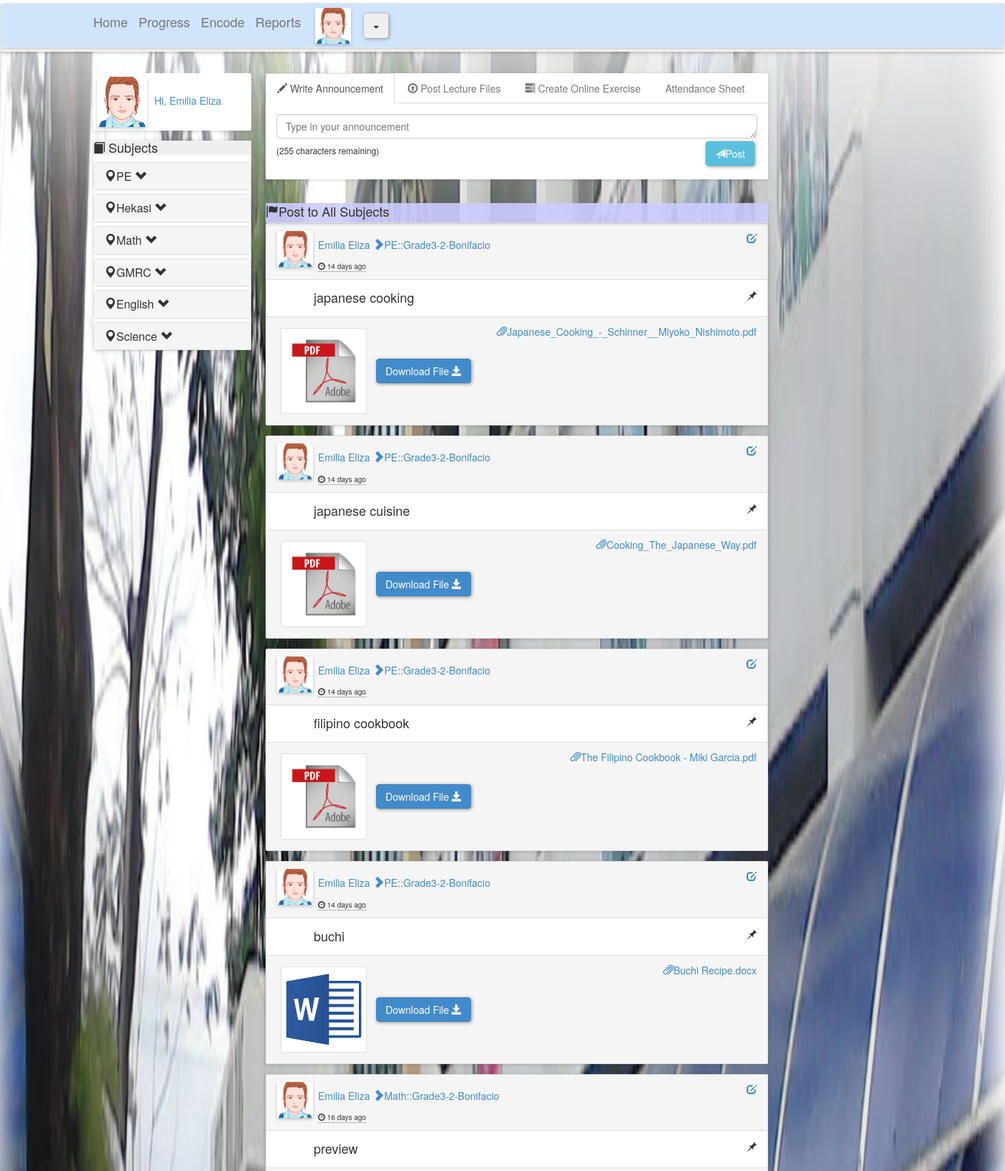
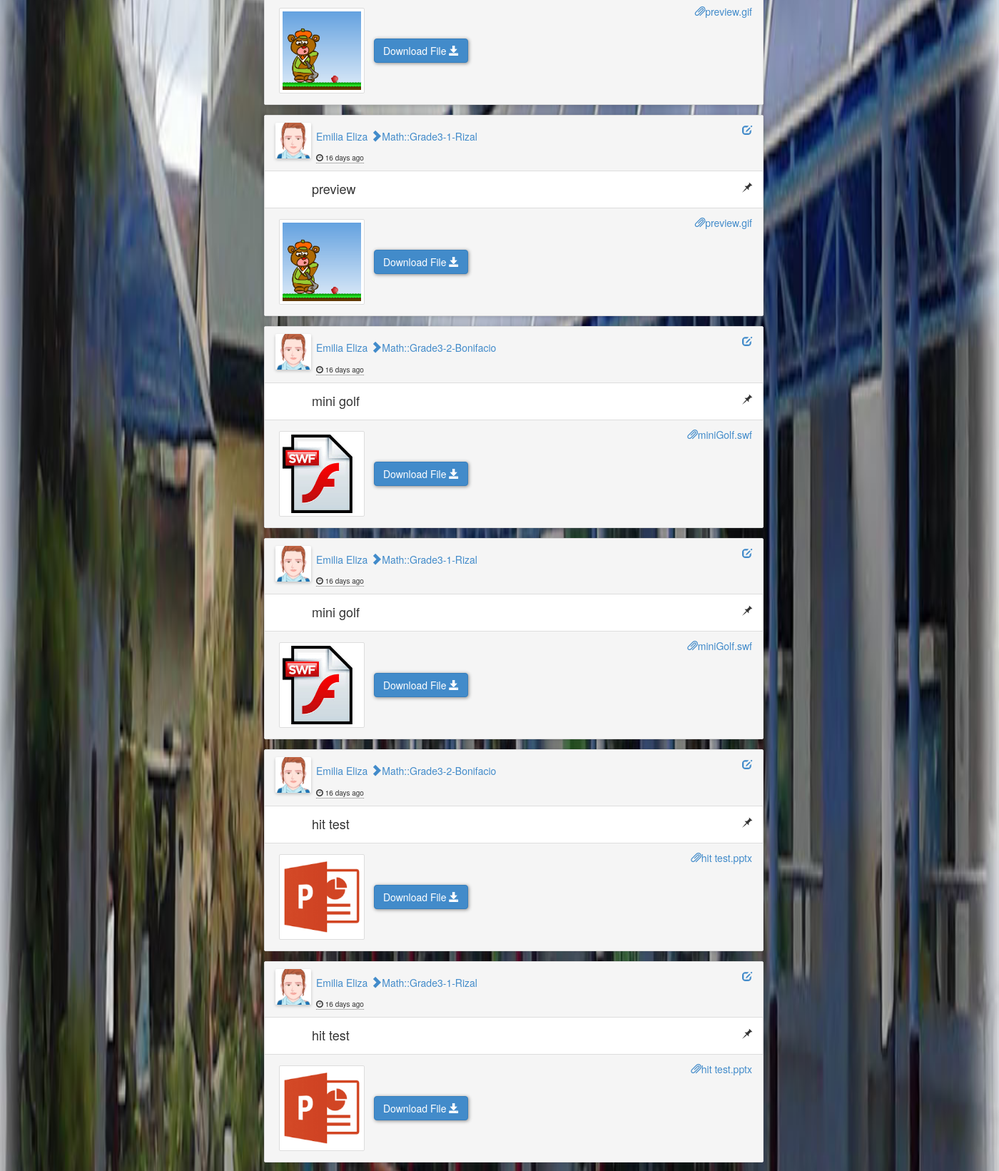
The app's page /index.php?r=lss&ss (signed in, upper part) with its own data (2 pictures, top to bottom).
### tables this page shows
CREATE TABLE `subject_` (
  `subjectID` varchar(8) NOT NULL,
  `subject_title` varchar(20) DEFAULT NULL,
  PRIMARY KEY (`subjectID`)
);

CREATE TABLE `grade_level` (
  `levelID` varchar(5) NOT NULL,
  `level_description` varchar(10) DEFAULT NULL,
  PRIMARY KEY (`levelID`)
);

CREATE TABLE `section` (
  `class_rec_no` varchar(10) NOT NULL,
  `sectionNo` varchar(2) DEFAULT NULL,
  `section_name` varchar(20) DEFAULT NULL,
  `sched_days` varchar(7) DEFAULT NULL,
  `sched_start_time` time DEFAULT NULL,
  `sched_end_time` time DEFAULT NULL,
  `subjectID` varchar(8) DEFAULT NULL,
  `teacherID` varchar(16) DEFAULT NULL,
  `levelID` varchar(5) DEFAULT NULL,
  `roomNo` varchar(10) DEFAULT NULL,
  PRIMARY KEY (`class_rec_no`),
  KEY `PK_section1` (`sectionNo`,`section_name`),
  KEY `FK_section3` (`teacherID`),
  KEY `FK_section4` (`subjectID`),
  KEY `FK_section5` (`levelID`),
  KEY `FK_section6` (`roomNo`),
  CONSTRAINT `FK_section3` FOREIGN KEY (`teacherID`) REFERENCES `teacher` (`teacherID`),
  CONSTRAINT `FK_section4` FOREIGN KEY (`subjectID`) REFERENCES `subject_` (`subjectID`),
  CONSTRAINT `FK_section5` FOREIGN KEY (`levelID`) REFERENCES `grade_level` (`levelID`),
  CONSTRAINT `FK_section6` FOREIGN KEY (`roomNo`) REFERENCES `room` (`roomNo`),
  CONSTRAINT `PK_section1` FOREIGN KEY (`sectionNo`, `section_name`) REFERENCES `section_list` (`sectionNo`, `section_name`)
);

CREATE TABLE `announcement_lecture` (
  `date_created` datetime NOT NULL,
  `messageorfile_caption` varchar(255) DEFAULT NULL,
  `file_path` varchar(200) DEFAULT NULL,
  `file_name` varchar(100) DEFAULT NULL,
  PRIMARY KEY (`date_created`)
);

### model/announcement_lecture.php (called while the page is built, shortened)
<?php
function get_announcement_lecture_to_all_subjects($teacherID)
{
    include "config/conn.php";
        $sql="Select announcement_lecture.date_created, announcement_lecture.messageorfile_caption, announcement_lecture.file_path, announcement_lecture.file_name,
        section.sectionNo, section.section_name, subject_.subject_title, grade_level.level_description
        from subject_ inner join section on subject_.subjectID=section.subjectID
        inner join grade_level on section.levelID=grade_level.levelID
        inner join post_announcement_lecture on section.class_rec_no=post_announcement_lecture.class_rec_no
        inner join announcement_lecture on post_announcement_lecture.date_created=announcement_lecture.date_created
        where section.teacherID = '".$teacherID."' order by date_created desc";
        $result=mysqli_query($cxn,$sql);
        return $result;
}
function get_time_difference_php($created_time)
 {
        $str = strtotime($created_time);
        $today = strtotime(date('Y-m-d H:i:s'));
        $time_differnce = $today-$str;
        $years = 60*60*24*365;
        $months = 60*60*24*30;
        $days = 60*60*24;
        $hours = 60*60;
        $minutes = 60;
        if(intval($time_differnce/$years) > 1)
        {
            return intval($time_differnce/$years)." years ago";
        }else if(intval($time_differnce/$years) > 0)
        {
            return intval($time_differnce/$years)." year ago";
        }else if(intval($time_differnce/$months) > 1)
        {
            return intval($time_differnce/$months)." months ago";
        }else if(intval(($time_differnce/$months)) > 0)
        {
            return intval(($time_differnce/$months))." month ago";
        }else if(intval(($time_differnce/$days)) > 1)
        {
            return intval(($time_differnce/$days))." days ago";
        }else if (intval(($time_differnce/$days)) > 0)
        {
            return intval(($time_differnce/$days))." day ago";
        }else if (intval(($time_differnce/$hours)) > 1)
        {
            return intval(($time_differnce/$hours))." hours ago";
        }else if (intval(($time_differnce/$hours)) > 0)
        {
            return intval(($time_differnce/$hours))." hour ago";
        }else if (intval(($time_differnce/$minutes)) > 1)
        {
            return intval(($time_differnce/$minutes))." minutes ago";
        }else if (intval(($time_differnce/$minutes)) > 0)
        {
            return intval(($time_differnce/$minutes))." minute ago";
        }else if (intval(($time_differnce)) > 1)
        {
            return intval(($time_differnce))." seconds ago";
        }else
        {
            return "few seconds ago";
        }
  }
?>

### views/Teachers_Page.php (the view, shortened to what this page needs)
<!DOCTYPE html>
<html lang="en">
	<head>
		<link href="views/bootstrap.css" rel="stylesheet"/>
        <link href="views/exDesign.css" rel="stylesheet"/>
	</head>
		<body onload="check()">
<div class="header-wrapper">
	<?php include "views/parts/navi-bar-teacher.php";?>
</div>
<div class="wrapper-separator-holder">
	<div class="wrapper-separator"></div>
</div>
<div class="viewport">
	<div class="content">
		<div class="container">
			<?php include "views/parts/side-bar-teacher.php";?>
			<div class="right-wrapper">
				<div class="right-column">
					<div class="right-column-fixed">
							<div id="postbox-container">
								<ul id="myTab" class="nav nav-tabs">
										<li class="active"><a href="#announcement" data-toggle="tab"><span class="glyphicon glyphicon-pencil"></span> Write Announcement</a></li>
										<li><a href="#lecture-exercises" data-toggle="tab"><span class="glyphicon glyphicon-upload"></span> Post Lecture Files </a></li>
										<li><a href="#create-exercises" data-toggle="tab" ><span class="glyphicon glyphicon-tasks"></span> Create Online Exercise</a></li>
										<li><a href="#attendance-sheet" data-toggle="tab">Attendance Sheet</a></li>
									  </ul>
									  <div id="myTabContent" class="tab-content">
										<div class="tab-pane fade in active" id="announcement">
											<div class="msgbox">
												<div class="row">
													<div class="col-md-12 col-md-12">
															<div class="panel-body" id="announce-box">
																<form accept-charset="UTF-8" action="" method="POST">
																	<textarea class="form-control counted" name="message" placeholder="Type in your announcement"
																	rows="1" required="required"></textarea>
																	<h6 class="pull-left" id="counter">320 characters remaining</h6>
																	<button class="pull-right btn btn-info" type="submit"><span class="glyphicon glyphicon-send"></span>Post</button>
																</form>
															</div>
													</div>
												</div>
											</div>
										</div>
									  </div>
							</div>
					</div>
					<div id="post-title-fixed">
							<div id="post-title"><span class="glyphicon glyphicon-flag"></span>Post to All Subjects</div>
					</div>
					<div id="post-container-relative">
								<div id="post-container">
										<div id="message-container">
											<?php
											foreach($display_box as $display)
											{
											?>
												<div class="post-messages panel panel-default">
													<div class="panel-heading">
															<a href="#" class="pull-right"><span class="glyphicon glyphicon-edit"></span></a>
															<?php echo '<div><img src="'.$_SESSION['profile_pic'].'" class="shadow post-message-img pull-left" /></div>';?>
															<div><a class="navbar-link message-author"><h5><?php echo $_SESSION['reg_fname'] . ' <i class="glyphicon glyphicon-chevron-right"></i>' .$display['subject_title'].'::'.$display['level_description']. '-'. $display['sectionNo'] . '-' . $display['section_name'] . ' ' ;?></h5></a></div>
															<?php echo '</span><abbr class="timespan" title="'.$display['date_created'].'">
															<span class="glyphicon glyphicon-dashboard"></span>  '.$display['timespan'].'<abbr>'; ?>
													</div>
													<div class="panel-body">
														<h4 class="post-teacher"><?php echo $display['messageorfile_caption']; ?></h4>
														<span class="glyphicon glyphicon-pushpin pull-right"></span>
													</div>
														<?php
															if( (!empty($display['file_path'])) and (!empty($display['file_name'])) )
															{
														?>
															<div class="panel-footer">
																<form action="" method="post" name="download">
																<?php
																		$temp = explode(".",$display['file_name']);
																		$extension = end($temp);
																if(
																	($extension=='doc')||($extension=='docx')||($extension=='docm')||
																	($extension=='docb')||($extension=='dotm')||
																	($extension=='dotx')
																  )
																  {
																  	echo '<div><a><img src="views/res/word.png" class="img-thumbnail post-lecture-image">';
																  }
																else if ($extension=='pdf')
																{
																	echo '<div><a><img src="views/res/adobe.png" class="img-thumbnail post-lecture-image">';
																}
																else if(
																 	($extension=='xls')||($extension=='xlsx')||($extension=='xlsm')
																 	||($extension=='xltx')||($extension=='xltm')||($extension=='xlsb')
																 	)
																  {
																  		echo '<div><a><img src="views/res/excel.png" class="img-thumbnail post-lecture-image">';
																  }
																else if
																  (
																  	($extension=='ppt')||($extension=='pptx')||($extension=='pptm')||($extension=='potx')||
																  	($extension=='potm')||($extension=='ppam')||($extension=='ppsx')||($extension=='ppsm')||
																  	($extension=='sldx')||($extension=='sldm')
																  )
																{
																		echo '<div><a><img src="views/res/powerpoint.png" class="img-thumbnail post-lecture-image">';
																}
																else if
																  (
																  	$extension=='7z'
																  )
																{
																		echo '<div><a><img src="views/res/7z.png" class="img-thumbnail post-lecture-image">';
																}
																else if(
																	$extension=='rar'
																   )
																{
																		echo '<div><a><img src="views/res/rar.jpg" class="img-thumbnail post-lecture-image">';
																}
																else if(
																	$extension=='swf'
																   )
																{
																		echo '<div><a><img src="views/res/swf.jpg" class="img-thumbnail post-lecture-image">';
																}
																else if(
																	$extension=='zip'
																   )
																{
																		echo '<div><a><img src="views/res/zip.jpg" class="img-thumbnail post-lecture-image">';
																}
																else
																{
																	echo '<div><a><img src="'.$display['file_path'].$display['file_name'].'" class="img-thumbnail post-lecture-image">';
																}
																echo '<p class="pull-right"><span class="glyphicon glyphicon-paperclip"></span>'.$display['file_name'].'</p>
																	<input name="file_name" value="'.$display['file_name'].'" type="hidden"/>
																	<button class=" btn btn-primary" type="submit">Download File <span class="glyphicon glyphicon-save"></span></button>
																			</a>
																		</div>
																';?>
																</form>
															</div>
														<?php
															}
														?>
												</div>
											<?php
											}
											?>
										</div>
								</div>
					</div>
				</div>
			</div>
		</div>
	</div>
</div>
	</body>
</html>

### views/exDesign.css (style rules this page uses)
* { margin : 0px; padding : 0px; }
body { background-color : RGB(30, 30, 30); background-image : url('res/TES_BACKGROUND.jpg'); background-size : 100% 100%; background-attachment : fixed; scrollbar-face-color : RGB(70, 70, 70); scrollbar-shadow-color: black; scrollbar-track-color: RGB(140, 140, 140); scrollbar-arrow-color: RGB(50, 50, 50); }
.header-wrapper { width : 100%; height:72px; margin-bottom:0px; }
.shadow { box-shadow: 0px 2px 4px rgba(0, 0, 0, 0.21); }
.wrapper-separator-holder { height:30px; width:100%; margin: 0px auto; }
.wrapper-separator { background-color : RGB(30, 30, 30); background-image : url('res/TES_BACKGROUND.jpg'); background-size : 100% 100%; background-attachment : fixed; scrollbar-face-color : RGB(70, 70, 70); scrollbar-shadow-color: black; scrollbar-track-color: RGB(140, 140, 140); scrollbar-arrow-color: RGB(50, 50, 50); z-index:50; position:fixed; height:inherit; width:inherit; }
.viewport { position:relative; }
.right-wrapper { position:relative; left:220px; }
.content { margin: 0px 10px 10px 10px; }
.right-column { background-color: transparent; border-radius: 2px; width: 700px; margin-left:20px; }
.right-column-fixed { position:fixed; width:inherit; z-index:50; }
#postbox-container { background-color: #FFF; border-radius: 2px; box-shadow: 0px 1px 5px 0px rgba(56, 61, 72, 0.21); }
.post-lecture-image { margin: 5px 5px 5px 5px; height:120px; width:120px; border-top-left-radius: 2px; border-top-right-radius: 2px; border-bottom-right-radius: 2px; border-bottom-left-radius: 2px; }
#post-container-relative { margin-bottom: 14px; position:relative; top:209px; width:inherit; }
#post-container { background-color: transparent; border-radius: 2px; box-shadow: 0px 1px 5px 0px rgba(56, 61, 72, 0.21); width:700px; }
.post-messages { background-color: #FFF; border-radius: 2px; box-shadow: 0px 1px 5px 0px rgba(56, 61, 72, 0.21); margin-bottom: 14px; }
.post-message-img { margin: auto auto; height:50px; width:50px; border-top-left-radius: 2px; border-top-right-radius: 2px; border-bottom-right-radius: 2px; border-bottom-left-radius: 2px; }
.message-author { display:inline-block; margin-left:7px; vertical-align:top; text-decoration:none; }
.timespan { display:inline; clear:left; font-size: 10px; margin-left:7px; text-decoration:none; }
.post-teacher { margin: 0px 0px 0px 50px; width: 599px; display:inline; padding:1px; }
#post-title-fixed { position:fixed; top:281px; width:inherit; z-index:10; }
#post-title { padding: 15px 20px; border-bottom: 1px solid #DFE4E8; border-radius: 2px 2px 2px 2px; box-shadow: 0px 1px 5px 0px rgba(56, 61, 72, 0.21); background: rgba(204, 204, 255, .9); font: 18px Helvetica Neue,Helvetica,Arial,sans-serif; color: #333; margin: 0px; padding: 0px; width:700px; height:30px; }
#message-container { width:700px; }
.btn { margin: 4px; box-shadow: 1px 1px 5px #888888; }
i { font-size:16px; }
.nav > li > a { color:#787878; }

### records on screen
subject_: subject_title "PE", grade_level.level_description "Grade3", section.sectionNo "2", section.section_name "Bonifacio", timespan "14 days ago", announcement_lecture.messageorfile_caption "japanese cooking", announcement_lecture.file_name "Japanese_Cooking_-_Schinner__Miyoko_Nishimoto.pdf", announcement_lecture.messageorfile_caption "japanese cuisine", announcement_lecture.file_name "Cooking_The_Japanese_Way.pdf", announcement_lecture.messageorfile_caption "filipino cookbook", announcement_lecture.file_name "The Filipino Cookbook - Miki Garcia.pdf", announcement_lecture.messageorfile_caption "buchi", announcement_lecture.file_name "Buchi Recipe.docx"
subject_: subject_title "Math", grade_level.level_description "Grade3", section.sectionNo "2", section.section_name "Bonifacio", timespan "16 days ago", announcement_lecture.messageorfile_caption "preview", announcement_lecture.file_path+file_name (picture), announcement_lecture.file_name "preview.gif", section.sectionNo "1", section.section_name "Rizal", announcement_lecture.messageorfile_caption "mini golf", announcement_lecture.file_name "miniGolf.swf", announcement_lecture.messageorfile_caption "hit test", announcement_lecture.file_name "hit test.pptx"

### other values on screen
$_SESSION['reg_fname'] "Emilia Eliza"
$subjectName "PE"
$subjectName "Hekasi"
$subjectName "Math"
$subjectName "GMRC"
$subjectName "English"
$subjectName "Science"
